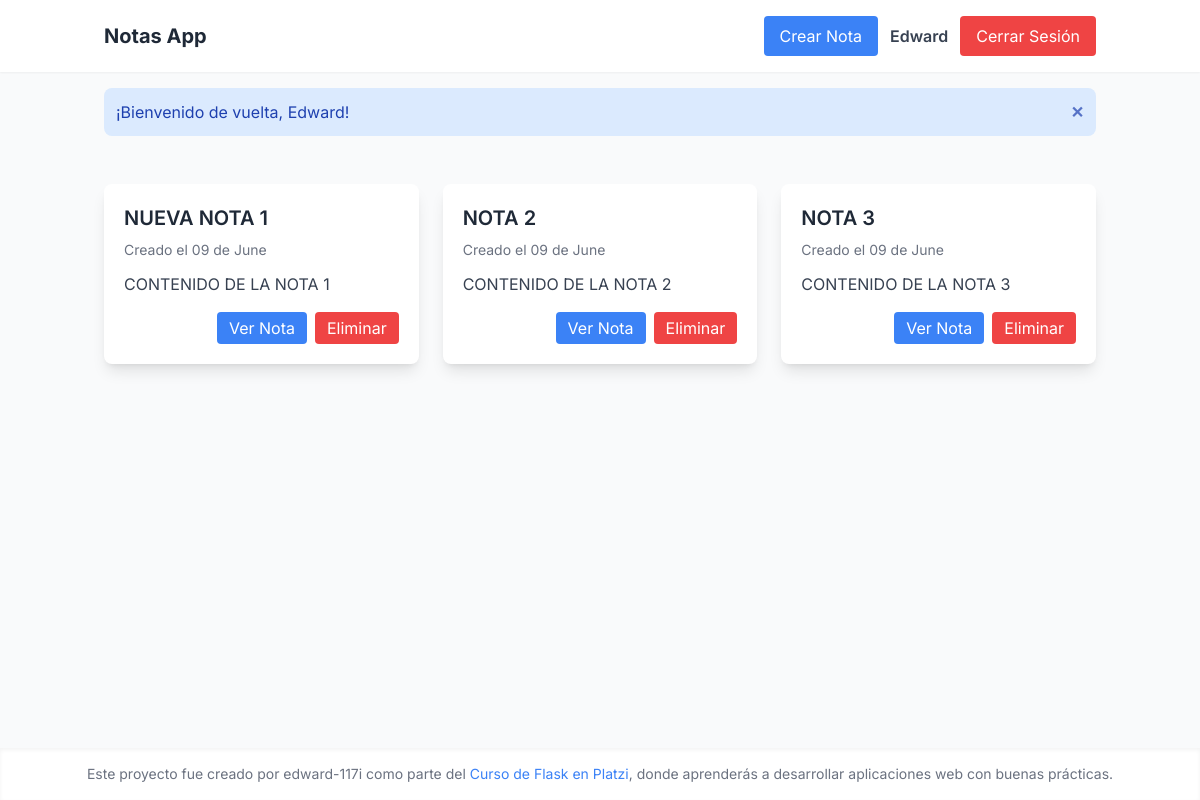
Screenshot of / (signed in) with the database file from the repository.
### models.py (models this page shows, shortened)
class User(UserMixin, db.Model):
    id = db.Column(db.Integer, primary_key=True)
    username = db.Column(db.String(50), unique=True, nullable=False)
    email = db.Column(db.String(120), unique=True, nullable=False)
    password_hash = db.Column(db.String(255), nullable=False)
    notes = db.relationship('Note', backref='author', lazy=True)

class Note(db.Model):
    id = db.Column(db.Integer, primary_key=True)
    title = db.Column(db.String(50), nullable=False)
    content = db.Column(db.String(100), nullable=False)
    created_at = db.Column(db.DateTime, default=db.func.now())
    user_id = db.Column(db.Integer, db.ForeignKey('user.id'), nullable=False)

### notes/routes.py (the view)
@notes_bp.route("/")
@login_required
def home():
    flash(f"¡Bienvenido de vuelta, {current_user.username}!", "info")
    notes = Note.query.filter_by(user_id=current_user.id).all()
    return render_template("home.html", notes=notes)

### app.py (called while the page is built)
@login_manager.user_loader
def load_user(user_id):
    return User.query.get(int(user_id))

### templates/home.html (shortened to what this page needs)
{% extends "base.html" %}
{% block content %}
{% if notes %}
<div class="grid grid-cols-1 md:grid-cols-2 lg:grid-cols-3 gap-6">
    {% for note in notes %}
    <div class="bg-white shadow-lg rounded-lg p-5">
        <h2 class="text-xl font-semibold text-gray-800 mb-2">{{ note.title }}</h2>
        <p class="text-sm text-gray-500 mb-3">Creado el {{ note.created_at.strftime('%d de %B') }}</p>
        <p class="text-gray-700 mb-4">
            {{ note.content[:140] }}{% if note.content|length > 140 %}...{% endif %}
        </p>
        <div class="flex justify-end space-x-2">
            <a href="{{ url_for('notes.edit_note', id=note.id) }}"
                class="px-3 py-1 bg-blue-500 text-white rounded hover:bg-blue-600" title="Editar Nota">Ver Nota</a>
            <form method="POST" action="{{ url_for('notes.delete_note', id=note.id) }}" id="deleteForm-{{ note.id }}">
                <button type="button" class="px-3 py-1 bg-red-500 text-white rounded hover:bg-red-600"
                    title="Eliminar Nota" onclick="openDeleteModal({{ note.id }})">Eliminar</button>
            </form>
        </div>
    </div>
    {% endfor %}
</div>
{% else %}
<p class="text-gray-500">No hay notas disponibles. ¡Comienza creando una!</p>
{% endif %}
{% endblock %}

### templates/base.html (shortened to what this page needs)
<!DOCTYPE html>
<html lang="es">
<head>
    <script src="https://cdn.tailwindcss.com"></script>
</head>
<body class="min-h-screen flex flex-col">
    <nav class="sticky top-0 z-50 bg-white shadow-sm py-4">
        <div class="container mx-auto flex justify-between items-center px-4">
            <a href="{{ url_for('notes.home') }}" class="text-xl font-bold text-gray-800">Notas App</a>
            <div class="flex items-center space-x-3">
                {% if request.endpoint not in ['notes.create_note', 'notes.edit_note', 'auth.login', 'auth.register'] %}
                {% if current_user.is_authenticated %}
                <a href="{{ url_for('notes.create_note') }}"
                    class="px-4 py-2 bg-blue-500 text-white rounded hover:bg-blue-600 transition">Crear Nota</a>
                {% endif %}
                {% endif %}
                {% if current_user.is_authenticated %}
                <span class="text-gray-700 font-semibold">{{ current_user.username }}</span>
                <a href="{{ url_for('auth.logout') }}"
                    class="px-4 py-2 bg-red-500 text-white rounded hover:bg-red-600 transition">Cerrar Sesión</a>
                {% else %}
                <a href="{{ url_for('auth.login') }}"
                    class="px-4 py-2 bg-blue-500 text-white rounded hover:bg-blue-600 transition">Iniciar Sesión</a>
                {% endif %}
            </div>
        </div>
    </nav>
    {% with messages = get_flashed_messages(with_categories=true) %}
    {% if messages %}
    <div class="container mx-auto my-4 px-4">
        {% for category, message in messages %}
        <div class="flash-message p-3 mb-2 rounded-lg flex justify-between items-center
                {% if category == 'success' %}bg-green-100 text-green-800{% elif category == 'error' %}bg-red-100 text-red-800{% elif category == 'warning' %}bg-yellow-100 text-yellow-800{% else %}bg-blue-100 text-blue-800{% endif %}">
            <span>{{ message }}</span>
            <button class="close-btn ml-4 font-bold opacity-70 hover:opacity-100" onclick="this.parentElement.style.display='none';">✕</button>
        </div>
        {% endfor %}
    </div>
    {% endif %}
    {% endwith %}
    <main class="flex-grow container mx-auto py-6 px-4">
        {% block content %}{% endblock %}
    </main>
    <footer class="bg-white shadow-inner text-center p-4 mt-6 text-sm text-gray-500">
        Este proyecto fue creado por edward-117i como parte del <a href="https://platzi.com/cursos/flask/"
            class="text-blue-500 hover:underline" target="_blank">Curso de Flask en Platzi</a>, donde aprenderás a
        desarrollar aplicaciones web con buenas prácticas.
    </footer>
</body>
</html>

### templates/base.html (style rules this page uses)
body { font-family: 'Inter', sans-serif; background-color: #f9fafb; color: #333; }
:root { --animation-speed: 0.8s; }

### rows the page displays
User: username "Edward"
Note: title "NUEVA NOTA 1", created_at "09 de June", content "CONTENIDO DE LA NOTA 1"
Note: title "NOTA 2", created_at "09 de June", content "CONTENIDO DE LA NOTA 2"
Note: title "NOTA 3", created_at "09 de June", content "CONTENIDO DE LA NOTA 3"

### other values shown
{{ message }} "¡Bienvenido de vuelta, Edward!"
